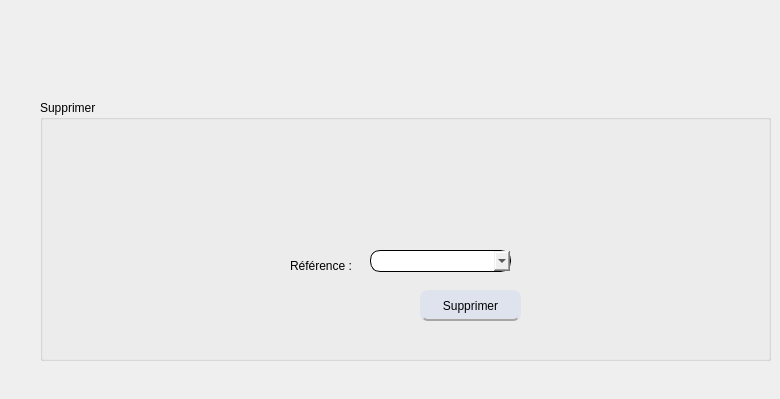
      <widget class="QWidget" name="tab_2">
       <attribute name="title">
        <string>Supprimer les factures</string>
       </attribute>
       <widget class="QLabel" name="label_5">
        <property name="geometry">
         <rect>
          <x>350</x>
          <y>140</y>
          <width>101</width>
          <height>81</height>
         </rect>
        </property>
        <property name="text">
         <string/>
        </property>
        <property name="pixmap">
         <pixmap>img/supprime.png</pixmap>
        </property>
       </widget>
       <widget class="QGroupBox" name="groupBox_4">
        <property name="geometry">
         <rect>
          <x>40</x>
          <y>100</y>
          <width>731</width>
          <height>261</height>
         </rect>
        </property>
        <property name="title">
         <string>Supprimer</string>
        </property>
        <widget class="QPushButton" name="supp">
         <property name="geometry">
          <rect>
           <x>380</x>
           <y>190</y>
           <width>101</width>
           <height>31</height>
          </rect>
         </property>
         <property name="styleSheet">
          <string notr="true">QPushButton {
background: #dfe3ee;
border: 2px solid #dfe3ee;
border-bottom-color: #aaa5a5; /* same as the pane color */
border-top-left-radius: 7px;
border-top-right-radius: 7px;
min-width: 80px;
border-radius: 8px;
color: black;
font-size:12px;
font-family:Arial, Helvetica, sans-serif;


}
QPushButton:hover {
color:#fff;
background:#8b9dc3;
border: none;

}
</string>
         </property>
         <property name="text">
          <string>Supprimer</string>
         </property>
        </widget>
        <widget class="QLabel" name="label_12">
         <property name="geometry">
          <rect>
           <x>250</x>
           <y>150</y>
           <width>71</width>
           <height>31</height>
          </rect>
         </property>
         <property name="text">
          <string>Référence :</string>
         </property>
        </widget>
        <widget class="QComboBox" name="supr_box">
         <property name="geometry">
          <rect>
           <x>330</x>
           <y>150</y>
           <width>141</width>
           <height>22</height>
          </rect>
         </property>
         <property name="styleSheet">
          <string notr="true">QComboBox
{
 border-width: 1px;
border-style: solid;
border-color: black;
  border-radius: 10px;
padding:0 8;
}</string>
         </property>
        </widget>
       </widget>
       <widget class="QLabel" name="infos">
        <property name="geometry">
         <rect>
          <x>90</x>
          <y>370</y>
          <width>631</width>
          <height>20</height>
         </rect>
        </property>
        <property name="font">
         <font>
          <family>Myanmar Text</family>
          <weight>75</weight>
          <bold>true</bold>
         </font>
        </property>
        <property name="text">
         <string/>
        </property>
       </widget>
       <zorder>groupBox_4</zorder>
       <zorder>label_5</zorder>
       <zorder>infos</zorder>
      </widget>
